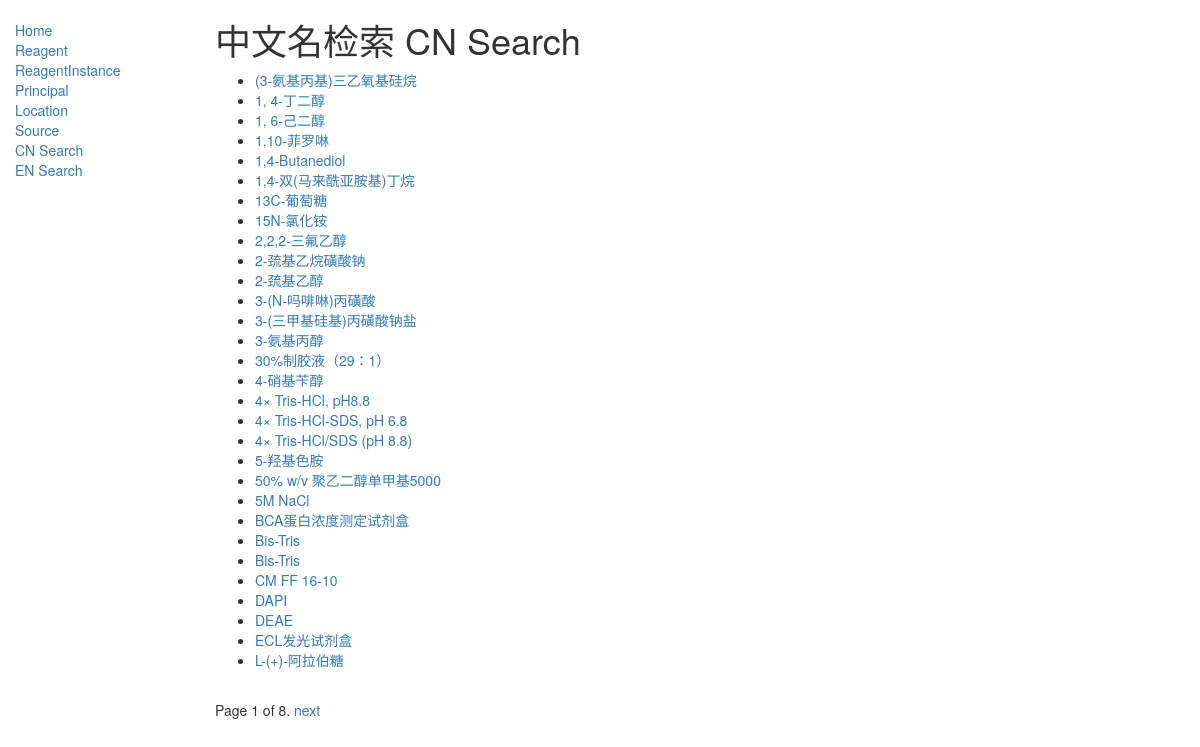
Before: /catalog/chinese_name/ with the older database file.
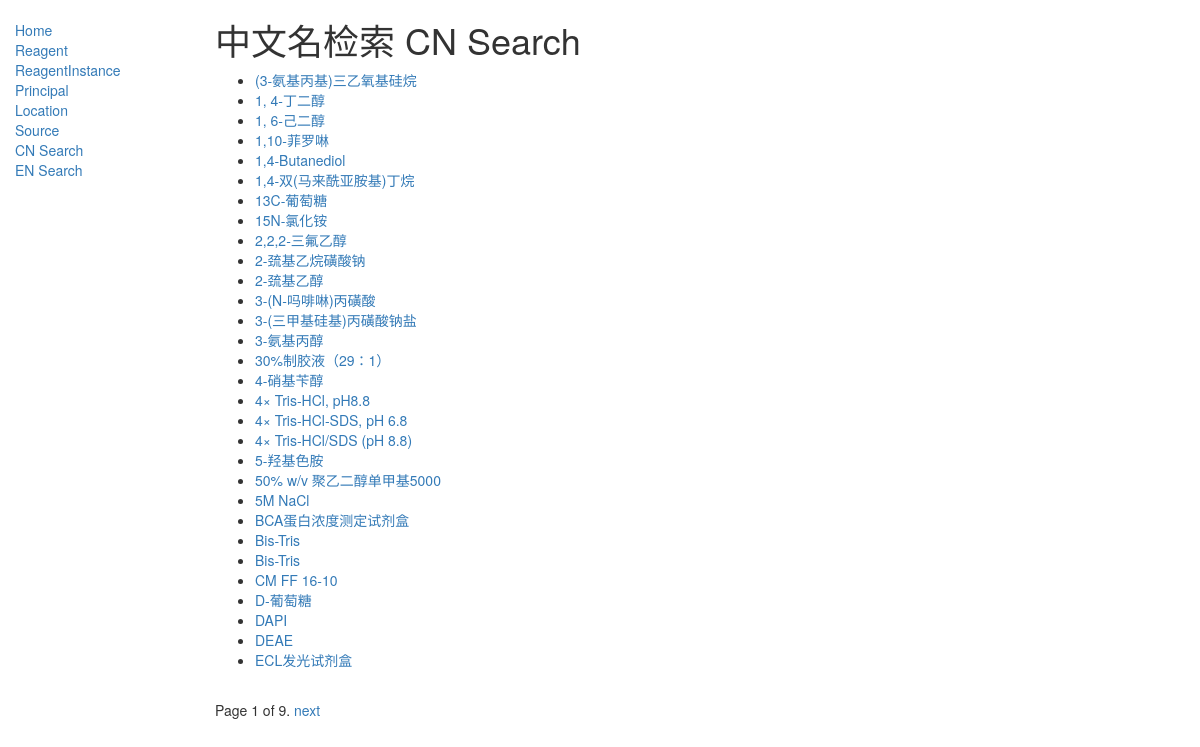
After: the same page with the newer database file.
### catalog/models.py (models this page shows, shortened)
class ChineseName(models.Model):
    name = models.CharField(max_length=200,
                            help_text="Enter a Chinese Name (e.g. 丙酮, 乙腈)")
    class Meta:
        ordering = ['name']
    def get_absolute_url(self):
        return reverse('chinese_name-detail', args=[str(self.id)])

### catalog/views.py (the view)
# urls.py: path('chinese_name/', views.ChineseNameListView.as_view(), name='chinese_name'),
class ChineseNameListView(generic.ListView):
    model = ChineseName
    paginate_by = 30

### catalog/templates/catalog/chinesename_list.html
{% extends "base_generic.html" %}
{% block content %}
<h1>中文名检索 CN Search</h1>
{% if chinesename_list %}
<ul>
    {% for chinesename in chinesename_list %}
    <li>
        <a href="{{ chinesename.get_absolute_url }}">{{ chinesename.name }}</a>
    </li>
    {% endfor %}
</ul>
{% else %}
<p>There are no chinesename in the database.</p>
{% endif %}
{% endblock %}

Changed rows visible on the page:
no longer on this page (row unchanged): ChineseName: name "L-(+)-阿拉伯糖"
added ChineseName: name "D-葡萄糖"
Other visible differences:
{{ page_obj.paginator.num_pages }}: "8" → "9"
